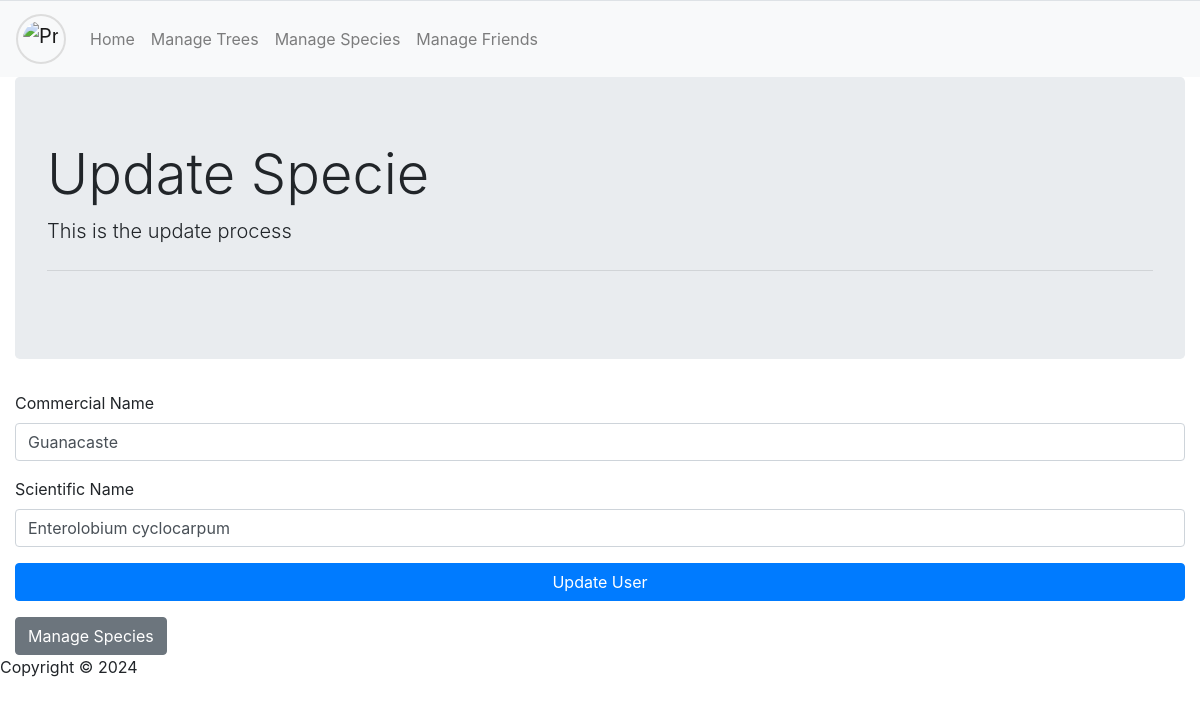
Before: /administrator/update_specie.php?id=1 with the older database file.
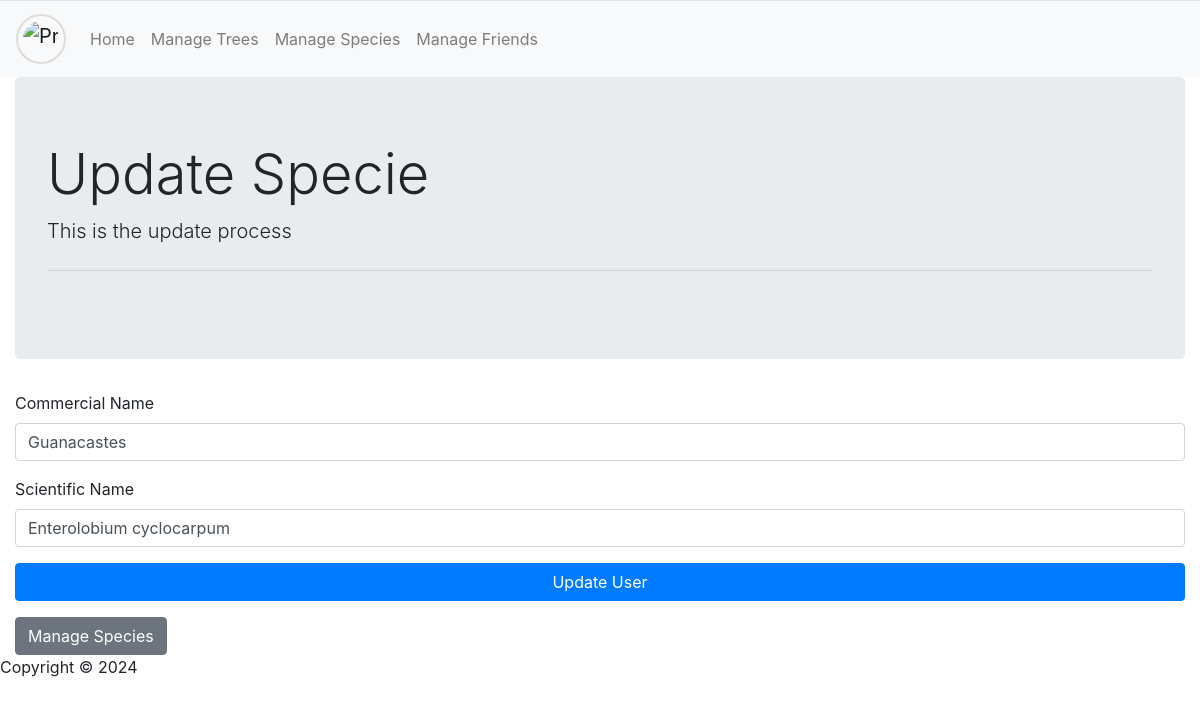
After: the same page with the newer database file.
### tables this page shows
CREATE TABLE `species` (
  `Id_Specie` int(11) NOT NULL,
  `Commercial_Name` varchar(100) DEFAULT NULL,
  `Scientific_Name` varchar(100) DEFAULT NULL,
  `StatusS` int(2) DEFAULT 1
);

### utils/administrator/admin_functions.php (called while the page is built, shortened)
<?php
function getConnection(): bool|mysqli {
    $servername = "localhost";
    $username   = "root";
    $password   = "";
    $dbname     = "mytrees";
    try {
        $conn = new mysqli($servername, $username, $password, $dbname, 3306);
        return $conn;
    } catch (Exception $e) {
        echo "Error de conexión: " . $e->getMessage();
        return false;
    }
}
function getSpecieById($id_specie): array {
    $conn = getConnection();
    $species = [];
    if ($conn) {
        $query = "
            SELECT Id_Specie, Commercial_Name, Scientific_Name, StatusS
            FROM species
            WHERE Id_Specie = ?
        ";
        $stmt = mysqli_prepare($conn, $query);
        mysqli_stmt_bind_param($stmt, 'i', $id_specie);
        mysqli_stmt_execute($stmt);
        $result = mysqli_stmt_get_result($stmt);
        if ($result) {
            while ($row = mysqli_fetch_assoc($result)) {
                $species[] = [
                    'Id_Specie'          => $row['Id_Specie'],
                    'Commercial_Name'    => $row['Commercial_Name'],
                    'Scientific_Name'    => $row['Scientific_Name'],
                    'StatusS'            => $row['StatusS'],
                ];
            }
        } else {
            echo "Query error: " . mysqli_error($conn);
        }
    } else {
        echo "Connection error: " . mysqli_connect_error();
    }
    return $species;
}

### administrator/update_specie.php (the view, shortened to what this page needs)
<?php
require_once(__DIR__ . '/../utils/administrator/admin_functions.php');
    $specie = null;
    if (isset($_GET['id'])) {
        $id_specie = (int)$_GET['id'];
        $specieID = getSpecieById($id_specie);
        if (!is_array($specieID) || empty($specieID)) {
            die("Specie not found.");
        } else {
            $specie = $specieID[0];
        }
    }
?>
<?php require('../inc/header_admin.php')?>
<div class="container-fluid">
    <div class="jumbotron">
        <h1 class="display-4">Update Specie</h1>
        <p class="lead">This is the update process</p>
        <hr class="my-4">
    </div>
    <form method="post" action="../actions/administrator/update_specie.php">
        <div class="form-group">
            <label for="commercial-name">Commercial Name</label>
            <input id="commercial-name" class="form-control" type="text" name="commercial_name" value="<?php echo htmlspecialchars($specie['Commercial_Name']); ?>">
        </div>
        <div class="form-group">
            <label for="scientific-name">Scientific Name</label>
            <input id="scientific-name" class="form-control" type="text" name="scientific_name" value="<?php echo htmlspecialchars($specie['Scientific_Name']); ?>">
        </div>
        <button type="submit" class="btn btn-primary"> Update User </button>
    </form>
    <a href="../administrator/manage_species.php" class="btn btn-secondary mt-3">Manage Species</a>
</div>
<?php require('../inc/footer.php'); ?>

Changed rows visible on the page:
changed species "Enterolobium cyclocarpum": commercial_name "Guanacaste" → "Guanacastes"
